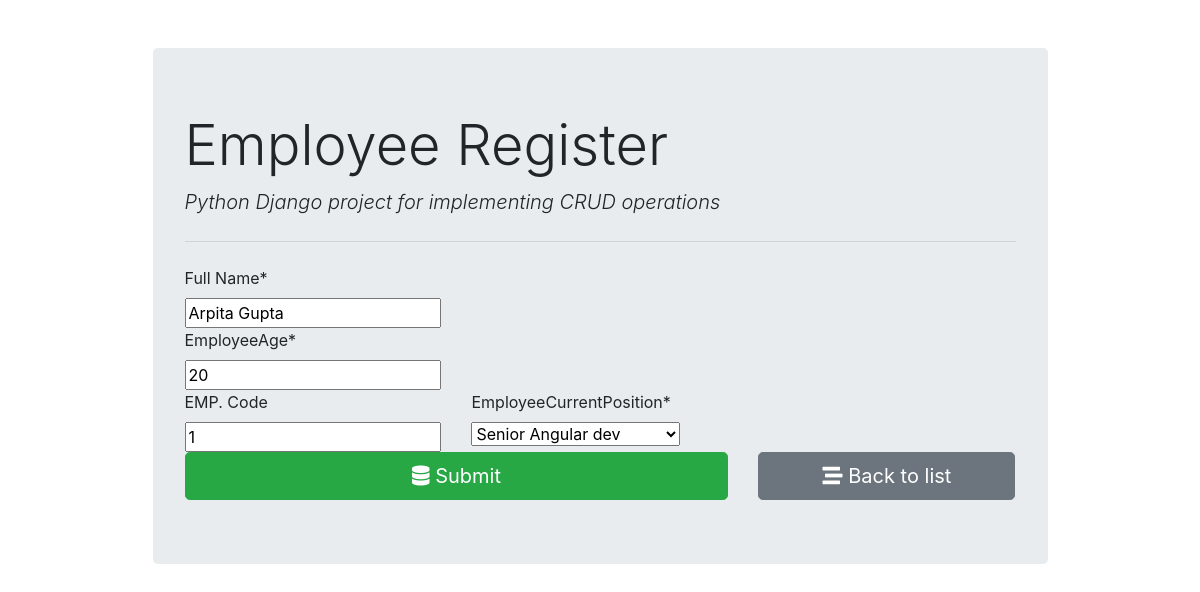
The page /employee/form/1/ on the database its author committed.
### registered_employee/models.py (models this page shows)
class EMployeeRegistrationsModel(models.Model):
    employeeName = models.CharField(max_length = 200)
    employeeAge = models.IntegerField(max_length = 2)
    employeeCode = models.CharField(max_length = 50)
    employeeCurrentPosition = models.ForeignKey(EmployeeCurrentPositioinModel, on_delete = models.CASCADE)

### registered_employee/views.py (the view, shortened to what this page needs)
# urls.py: path('form/', views.EmployeeFormViewList , name = 'employee_insert'),
def EmployeeFormViewList(request, id = 0):
    if request.method == "GET":
        if id == 0:
            form = EmployeeForm()
        else:
            employee = EMployeeRegistrationsModel.objects.get(pk=id)
            form = EmployeeForm(instance=employee)
        return render(request, "employee_register/employee_form.html", {'form': form})

### registered_employee/forms.py
class EmployeeForm(forms.ModelForm):
    class Meta:
        model = EMployeeRegistrationsModel
        fields = ('employeeName','employeeAge','employeeCode','employeeCurrentPosition')
        labels = {
            'employeeName':'Full Name',
            'employeeCode':'EMP. Code'
        }
    def __init__(self, *args, **kwargs):
        super(EmployeeForm,self).__init__(*args, **kwargs)
        self.fields['employeeCurrentPosition'].empty_label = "Select"
        self.fields['employeeCode'].required = False

### registered_employee/models.py (called while the page is built)
    def __str__(self):
        return self.positionTitle

### registered_employee/templates/employee_register/employee_form.html (shortened to what this page needs)
{% extends "employee_register/base.html" %}
{% load crispy_forms_tags %}
{% block content %}
<form action="" method="post" autocomplete="off">
    {{form.employeeName | as_crispy_field}}
    {{form.employeeAge | as_crispy_field}}
    <div class="row">
        <div class="col-md-4">
            {{form.employeeCode | as_crispy_field}}
        </div>
        <div class="col-md-8">
            {{form.employeeCurrentPosition | as_crispy_field}}
        </div>
    </div>
    <div class="row">
        <div class="col-md-8">
            <button type="submit" class="btn btn-success btn-block btn-lg"><i class="fas fa-database"></i>
                Submit</button>
        </div>
        <div class="col-md-4">
            <a href="{% url 'employee_list' %}" class="btn btn-secondary btn-block btn-lg">
                <i class="fas fa-stream"></i> Back to list
            </a>
        </div>
    </div>
</form>
{% endblock content %}

### rows shown on the page
EMployeeRegistrationsModel: employeeName "Arpita Gupta", employeeAge "20", employeeCode "1", employeeCurrentPosition "Senior Angular dev"
